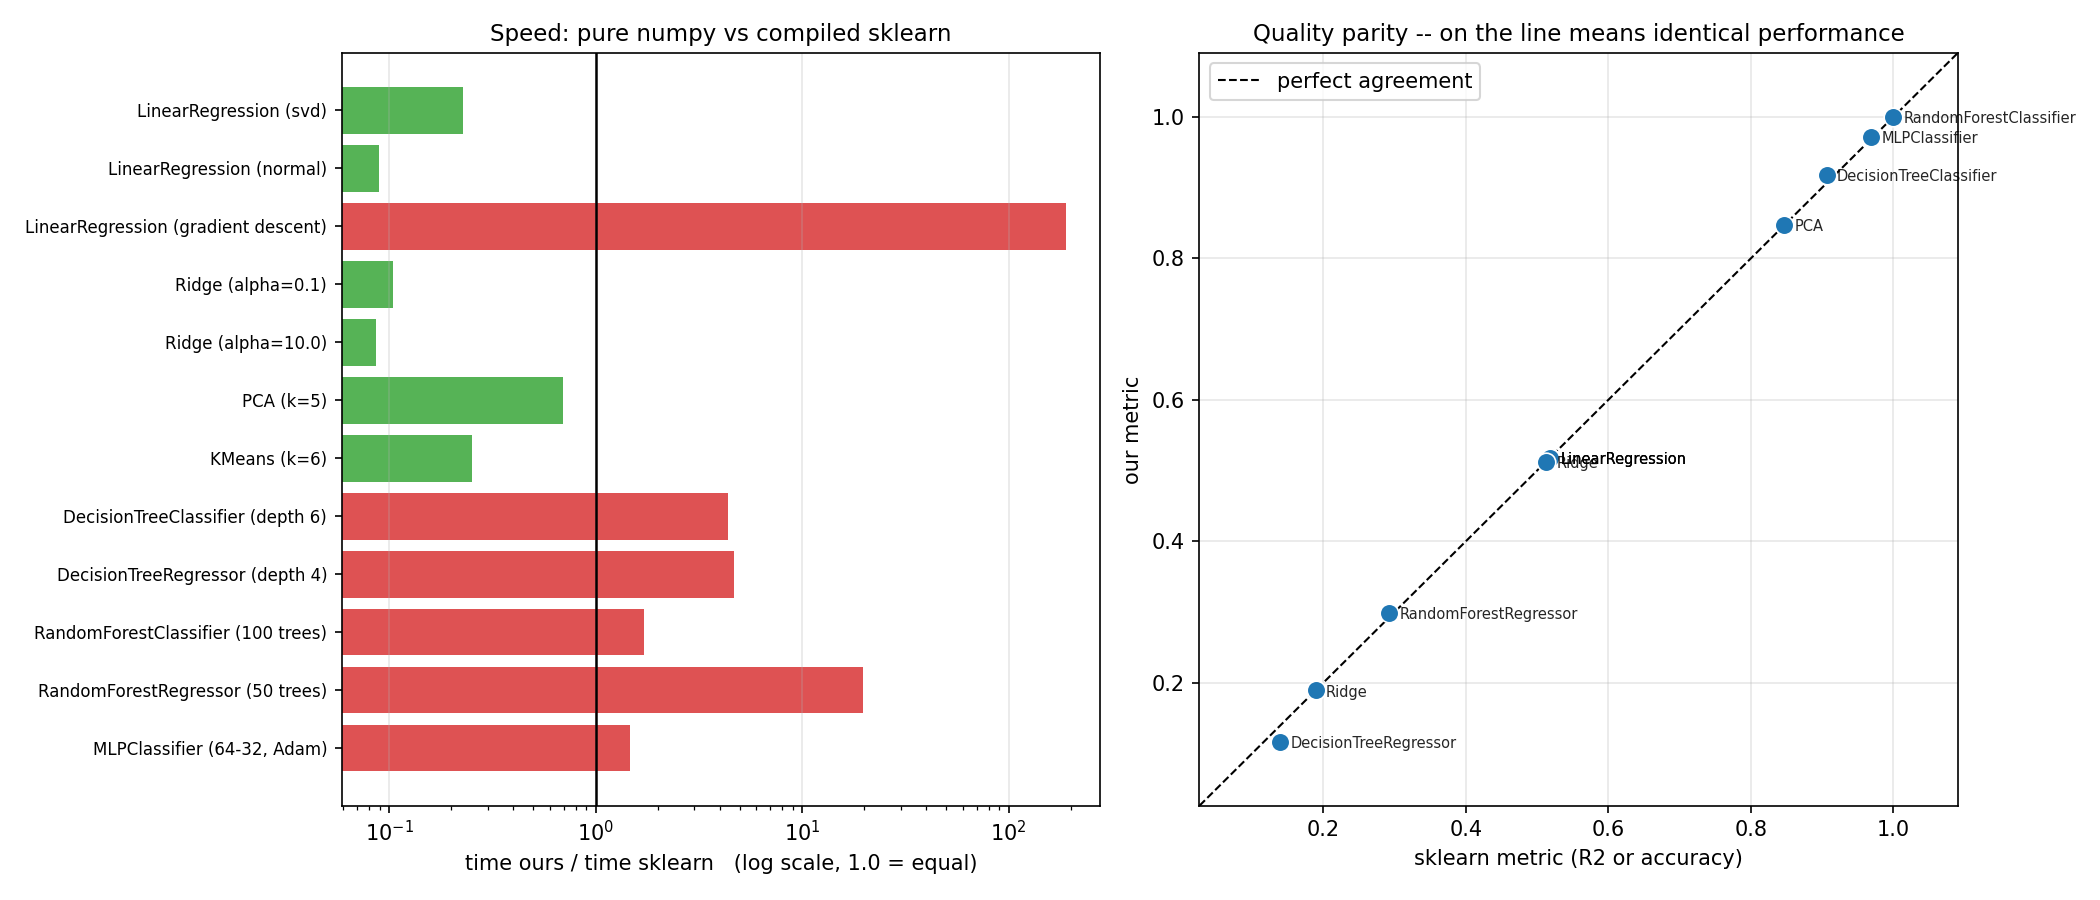

The Python source for this figure:
#!/usr/bin/env python3
"""
Benchmark every from-scratch implementation against scikit-learn.

Two kinds of comparison, and the distinction matters:

  EXACT      Deterministic linear algebra -- least squares, ridge, PCA. There
             is one right answer, so our numbers must match sklearn's to
             floating-point precision. Anything above ~1e-8 is a bug.

  STATISTICAL  Algorithms with randomness or greedy tie-breaking -- k-means,
             trees, forests, neural nets. Two correct implementations will
             NOT produce identical models. What must match is predictive
             performance. Demanding bit-identical output here would be a
             misunderstanding of the algorithm.

Run:  python benchmark.py
"""

from __future__ import annotations

import time
import warnings
from dataclasses import dataclass, field

import numpy as np
from sklearn import datasets
from sklearn.model_selection import train_test_split
from sklearn.preprocessing import StandardScaler

warnings.filterwarnings("ignore")

# our implementations
from scratch.linear import LinearRegression, LinearRegressionGD, Ridge
from scratch.pca import PCA
from scratch.kmeans import KMeans
from scratch.tree import DecisionTreeClassifier, DecisionTreeRegressor
from scratch.forest import RandomForestClassifier, RandomForestRegressor
from scratch.mlp import MLPClassifier

# sklearn's
from sklearn.linear_model import LinearRegression as SkLinearRegression
from sklearn.linear_model import Ridge as SkRidge
from sklearn.decomposition import PCA as SkPCA
from sklearn.cluster import KMeans as SkKMeans
from sklearn.tree import DecisionTreeClassifier as SkDTC
from sklearn.tree import DecisionTreeRegressor as SkDTR
from sklearn.ensemble import RandomForestClassifier as SkRFC
from sklearn.ensemble import RandomForestRegressor as SkRFR
from sklearn.neural_network import MLPClassifier as SkMLP

SEED = 0
EXACT_TOL = 1e-8          # deterministic algorithms must match this closely
PARITY_TOL = 0.05         # stochastic ones: metric within 5 percentage points


@dataclass
class Result:
    name: str
    dataset: str
    kind: str                     # "exact" or "statistical"
    metric_name: str
    ours: float
    sklearn: float
    agreement: float              # max abs difference, or metric gap
    agreement_label: str
    t_ours: float
    t_sklearn: float
    passed: bool = field(init=False)

    def __post_init__(self):
        tol = EXACT_TOL if self.kind == "exact" else PARITY_TOL
        self.passed = bool(self.agreement <= tol)

    @property
    def speed_ratio(self) -> float:
        return self.t_ours / max(self.t_sklearn, 1e-9)


def timed(fn, repeats: int = 1):
    """Run fn, return (result, best wall time)."""
    best, out = np.inf, None
    for _ in range(repeats):
        t0 = time.perf_counter()
        out = fn()
        best = min(best, time.perf_counter() - t0)
    return out, best


def r2(y_true, y_pred) -> float:
    ss_res = float(((y_true - y_pred) ** 2).sum())
    ss_tot = float(((y_true - y_true.mean()) ** 2).sum())
    return 1.0 - ss_res / ss_tot


def accuracy(y_true, y_pred) -> float:
    return float((np.asarray(y_true) == np.asarray(y_pred)).mean())


# ---------------------------------------------------------------------------
# individual benchmarks
# ---------------------------------------------------------------------------

def bench_linear_regression() -> list[Result]:
    X, y = datasets.load_diabetes(return_X_y=True)
    out = []

    for solver in ("svd", "normal"):
        ours, t_ours = timed(lambda: LinearRegression(solver=solver).fit(X, y), repeats=5)
        theirs, t_sk = timed(lambda: SkLinearRegression().fit(X, y), repeats=5)
        coef_diff = float(np.abs(ours.coef_ - theirs.coef_).max())
        int_diff = abs(float(ours.intercept_) - float(theirs.intercept_))
        out.append(Result(
            f"LinearRegression ({solver})", "diabetes", "exact", "R2",
            r2(y, ours.predict(X)), r2(y, theirs.predict(X)),
            max(coef_diff, int_diff), "max |coef| diff", t_ours, t_sk,
        ))

    # gradient descent should reach the same optimum, just slowly
    ours, t_ours = timed(lambda: LinearRegressionGD(lr="auto", n_iter=50000).fit(X, y))
    theirs, t_sk = timed(lambda: SkLinearRegression().fit(X, y), repeats=5)
    out.append(Result(
        "LinearRegression (gradient descent)", "diabetes", "statistical", "R2",
        r2(y, ours.predict(X)), r2(y, theirs.predict(X)),
        abs(r2(y, ours.predict(X)) - r2(y, theirs.predict(X))), "R2 gap",
        t_ours, t_sk,
    ))
    return out


def bench_ridge() -> list[Result]:
    X, y = datasets.load_diabetes(return_X_y=True)
    out = []
    for alpha in (0.1, 10.0):
        ours, t_ours = timed(lambda: Ridge(alpha=alpha).fit(X, y), repeats=5)
        theirs, t_sk = timed(lambda: SkRidge(alpha=alpha, solver="cholesky").fit(X, y),
                             repeats=5)
        diff = float(np.abs(ours.coef_ - theirs.coef_).max())
        out.append(Result(
            f"Ridge (alpha={alpha})", "diabetes", "exact", "R2",
            r2(y, ours.predict(X)), r2(y, theirs.predict(X)),
            diff, "max |coef| diff", t_ours, t_sk,
        ))
    return out


def bench_pca() -> list[Result]:
    X, _ = datasets.load_breast_cancer(return_X_y=True)
    X = StandardScaler().fit_transform(X)
    k = 5

    ours, t_ours = timed(lambda: PCA(n_components=k).fit(X), repeats=5)
    theirs, t_sk = timed(lambda: SkPCA(n_components=k, svd_solver="full").fit(X),
                         repeats=5)

    comp_diff = float(np.abs(ours.components_ - theirs.components_).max())
    var_diff = float(np.abs(ours.explained_variance_ratio_
                            - theirs.explained_variance_ratio_).max())
    return [Result(
        f"PCA (k={k})", "breast_cancer", "exact", "explained var",
        float(ours.explained_variance_ratio_.sum()),
        float(theirs.explained_variance_ratio_.sum()),
        max(comp_diff, var_diff), "max |component| diff", t_ours, t_sk,
    )]


def bench_kmeans() -> list[Result]:
    X, _ = datasets.make_blobs(n_samples=3000, centers=6, n_features=8,
                               cluster_std=1.5, random_state=SEED)
    k = 6
    ours, t_ours = timed(lambda: KMeans(n_clusters=k, n_init=10,
                                        random_state=SEED).fit(X))
    theirs, t_sk = timed(lambda: SkKMeans(n_clusters=k, n_init=10,
                                          random_state=SEED).fit(X))
    # inertia is the objective both are minimising -- compare it relatively
    rel_gap = abs(ours.inertia_ - theirs.inertia_) / theirs.inertia_
    return [Result(
        f"KMeans (k={k})", "blobs 3000x8", "statistical", "inertia (lower=better)",
        ours.inertia_, float(theirs.inertia_), rel_gap, "relative inertia gap",
        t_ours, t_sk,
    )]


def bench_decision_tree() -> list[Result]:
    out = []

    # classification
    X, y = datasets.load_breast_cancer(return_X_y=True)
    Xtr, Xte, ytr, yte = train_test_split(X, y, test_size=0.3, random_state=SEED,
                                          stratify=y)
    ours, t_ours = timed(lambda: DecisionTreeClassifier(max_depth=6,
                                                        random_state=SEED).fit(Xtr, ytr))
    theirs, t_sk = timed(lambda: SkDTC(max_depth=6, random_state=SEED).fit(Xtr, ytr))
    a_ours, a_sk = accuracy(yte, ours.predict(Xte)), accuracy(yte, theirs.predict(Xte))
    out.append(Result(
        "DecisionTreeClassifier (depth 6)", "breast_cancer", "statistical", "accuracy",
        a_ours, a_sk, abs(a_ours - a_sk), "accuracy gap", t_ours, t_sk,
    ))

    # regression
    Xr, yr = datasets.load_diabetes(return_X_y=True)
    Xtr, Xte, ytr, yte = train_test_split(Xr, yr, test_size=0.3, random_state=SEED)
    ours, t_ours = timed(lambda: DecisionTreeRegressor(max_depth=4,
                                                       random_state=SEED).fit(Xtr, ytr))
    theirs, t_sk = timed(lambda: SkDTR(max_depth=4, random_state=SEED).fit(Xtr, ytr))
    r_ours, r_sk = r2(yte, ours.predict(Xte)), r2(yte, theirs.predict(Xte))
    out.append(Result(
        "DecisionTreeRegressor (depth 4)", "diabetes", "statistical", "R2",
        r_ours, r_sk, abs(r_ours - r_sk), "R2 gap", t_ours, t_sk,
    ))
    return out


def bench_random_forest() -> list[Result]:
    out = []

    X, y = datasets.load_wine(return_X_y=True)
    Xtr, Xte, ytr, yte = train_test_split(X, y, test_size=0.3, random_state=SEED,
                                          stratify=y)
    ours, t_ours = timed(lambda: RandomForestClassifier(
        n_estimators=100, max_features="sqrt", oob_score=True,
        random_state=SEED).fit(Xtr, ytr))
    theirs, t_sk = timed(lambda: SkRFC(n_estimators=100, max_features="sqrt",
                                       oob_score=True, random_state=SEED).fit(Xtr, ytr))
    a_ours, a_sk = accuracy(yte, ours.predict(Xte)), accuracy(yte, theirs.predict(Xte))
    out.append(Result(
        "RandomForestClassifier (100 trees)", "wine", "statistical", "accuracy",
        a_ours, a_sk, abs(a_ours - a_sk), "accuracy gap", t_ours, t_sk,
    ))

    Xr, yr = datasets.load_diabetes(return_X_y=True)
    Xtr, Xte, ytr, yte = train_test_split(Xr, yr, test_size=0.3, random_state=SEED)
    ours, t_ours = timed(lambda: RandomForestRegressor(
        n_estimators=50, max_depth=8, random_state=SEED).fit(Xtr, ytr))
    theirs, t_sk = timed(lambda: SkRFR(n_estimators=50, max_depth=8,
                                       random_state=SEED).fit(Xtr, ytr))
    r_ours, r_sk = r2(yte, ours.predict(Xte)), r2(yte, theirs.predict(Xte))
    out.append(Result(
        "RandomForestRegressor (50 trees)", "diabetes", "statistical", "R2",
        r_ours, r_sk, abs(r_ours - r_sk), "R2 gap", t_ours, t_sk,
    ))
    return out


def bench_mlp() -> list[Result]:
    X, y = datasets.load_digits(return_X_y=True)
    X = StandardScaler().fit_transform(X)
    Xtr, Xte, ytr, yte = train_test_split(X, y, test_size=0.3, random_state=SEED,
                                          stratify=y)

    ours, t_ours = timed(lambda: MLPClassifier(
        hidden_layer_sizes=(64, 32), activation="relu", alpha=1e-4,
        learning_rate_init=1e-3, batch_size=64, max_iter=150,
        random_state=SEED).fit(Xtr, ytr))
    theirs, t_sk = timed(lambda: SkMLP(
        hidden_layer_sizes=(64, 32), activation="relu", alpha=1e-4,
        learning_rate_init=1e-3, batch_size=64, max_iter=150,
        solver="adam", random_state=SEED).fit(Xtr, ytr))

    a_ours, a_sk = accuracy(yte, ours.predict(Xte)), accuracy(yte, theirs.predict(Xte))
    return [Result(
        "MLPClassifier (64-32, Adam)", "digits", "statistical", "accuracy",
        a_ours, a_sk, abs(a_ours - a_sk), "accuracy gap", t_ours, t_sk,
    )]


# ---------------------------------------------------------------------------
# reporting
# ---------------------------------------------------------------------------

def print_table(results: list[Result]):
    for kind, title, blurb in [
        ("exact", "EXACT AGREEMENT REQUIRED",
         "Deterministic linear algebra: one right answer, must match to precision."),
        ("statistical", "PERFORMANCE PARITY REQUIRED",
         "Randomised or greedy: models differ, predictive quality must not."),
    ]:
        subset = [r for r in results if r.kind == kind]
        if not subset:
            continue
        print(f"\n{'=' * 100}\n{title}\n{blurb}\n{'=' * 100}")
        print(f"{'algorithm':<38}{'dataset':<15}{'ours':>13}{'sklearn':>13}"
              f"{'agreement':>13}{'speed':>9}  ")
        print("-" * 106)
        for r in subset:
            mark = "ok " if r.passed else "FAIL"
            speed = f"{r.speed_ratio:.1f}x"
            # large metrics (inertia) need different formatting from ratios
            fmt = "{:>13.4g}" if max(abs(r.ours), abs(r.sklearn)) >= 1e4 else "{:>13.4f}"
            print(f"{r.name:<38}{r.dataset:<15}"
                  f"{fmt.format(r.ours)}{fmt.format(r.sklearn)}"
                  f"{r.agreement:>13.2e}{speed:>9}  {mark}")


def plot_results(results: list[Result], path: str):
    import matplotlib
    matplotlib.use("Agg")
    import matplotlib.pyplot as plt

    fig, (ax1, ax2) = plt.subplots(1, 2, figsize=(14, 6))

    names = [r.name for r in results]
    ypos = np.arange(len(names))

    ratios = [r.speed_ratio for r in results]
    colours = ["tab:red" if x > 1 else "tab:green" for x in ratios]
    ax1.barh(ypos, ratios, color=colours, alpha=0.8)
    ax1.axvline(1.0, color="black", linewidth=1.2)
    ax1.set_yticks(ypos, names, fontsize=8)
    ax1.set_xscale("log")
    ax1.set_xlabel("time ours / time sklearn   (log scale, 1.0 = equal)")
    ax1.set_title("Speed: pure numpy vs compiled sklearn", fontsize=11)
    ax1.invert_yaxis()
    ax1.grid(axis="x", alpha=0.3)

    # Only metrics on a comparable 0-1 scale go on the parity plot. k-means
    # inertia is in the tens of thousands and would flatten everything else
    # into a corner; it is reported in the table instead.
    scatter = [r for r in results if "inertia" not in r.metric_name]

    ax2.scatter([r.sklearn for r in scatter], [r.ours for r in scatter],
                s=80, c="tab:blue", zorder=3, edgecolors="white", linewidths=0.8)
    for r in scatter:
        short = r.name.split(" (")[0]
        ax2.annotate(short, (r.sklearn, r.ours), fontsize=7,
                     xytext=(5, -3), textcoords="offset points", alpha=0.85)

    lo = min(min(r.ours, r.sklearn) for r in scatter)
    hi = max(max(r.ours, r.sklearn) for r in scatter)
    pad = 0.08 * (hi - lo) + 0.02
    lims = [lo - pad, hi + pad]
    ax2.plot(lims, lims, "k--", linewidth=1, label="perfect agreement")
    ax2.set_xlim(lims); ax2.set_ylim(lims)
    ax2.set_xlabel("sklearn metric (R2 or accuracy)")
    ax2.set_ylabel("our metric")
    ax2.set_title("Quality parity -- on the line means identical performance",
                  fontsize=11)
    ax2.grid(alpha=0.3)
    ax2.legend(loc="upper left")

    fig.tight_layout()
    fig.savefig(path, dpi=150)
    plt.close(fig)


def write_markdown(results: list[Result], path: str):
    lines = ["# Benchmark: from scratch vs scikit-learn\n",
             "| algorithm | dataset | metric | ours | sklearn | agreement | ours/sklearn time | pass |",
             "|---|---|---|---:|---:|---:|---:|:--:|"]
    for r in results:
        lines.append(
            f"| {r.name} | {r.dataset} | {r.metric_name} | {r.ours:.4f} | "
            f"{r.sklearn:.4f} | {r.agreement:.2e} ({r.agreement_label}) | "
            f"{r.speed_ratio:.1f}x | {'yes' if r.passed else 'NO'} |"
        )
    with open(path, "w") as fh:
        fh.write("\n".join(lines) + "\n")


def main():
    from pathlib import Path
    results_dir = Path(__file__).parent / "results"
    results_dir.mkdir(exist_ok=True)

    print("Benchmarking from-scratch implementations against scikit-learn")
    print(f"numpy {np.__version__}\n")

    results: list[Result] = []
    for label, fn in [
        ("linear regression", bench_linear_regression),
        ("ridge", bench_ridge),
        ("PCA", bench_pca),
        ("k-means", bench_kmeans),
        ("decision trees", bench_decision_tree),
        ("random forests", bench_random_forest),
        ("neural network", bench_mlp),
    ]:
        print(f"  running {label} ...", flush=True)
        results.extend(fn())

    print_table(results)

    n_pass = sum(r.passed for r in results)
    print(f"\n{n_pass}/{len(results)} checks passed")

    exact = [r for r in results if r.kind == "exact"]
    if exact:
        worst = max(r.agreement for r in exact)
        print(f"Worst disagreement on a deterministic algorithm: {worst:.2e} "
              f"(float64 epsilon is {np.finfo(float).eps:.1e})")

    slowest = max(results, key=lambda r: r.speed_ratio)
    fastest = min(results, key=lambda r: r.speed_ratio)
    print(f"Slowest relative to sklearn: {slowest.name} ({slowest.speed_ratio:.0f}x)")
    print(f"Closest to sklearn:          {fastest.name} ({fastest.speed_ratio:.1f}x)")

    plot_results(results, str(results_dir / "benchmark.png"))
    write_markdown(results, str(results_dir / "benchmark.md"))
    print(f"\nWrote {results_dir}/benchmark.png and benchmark.md")


if __name__ == "__main__":
    main()
